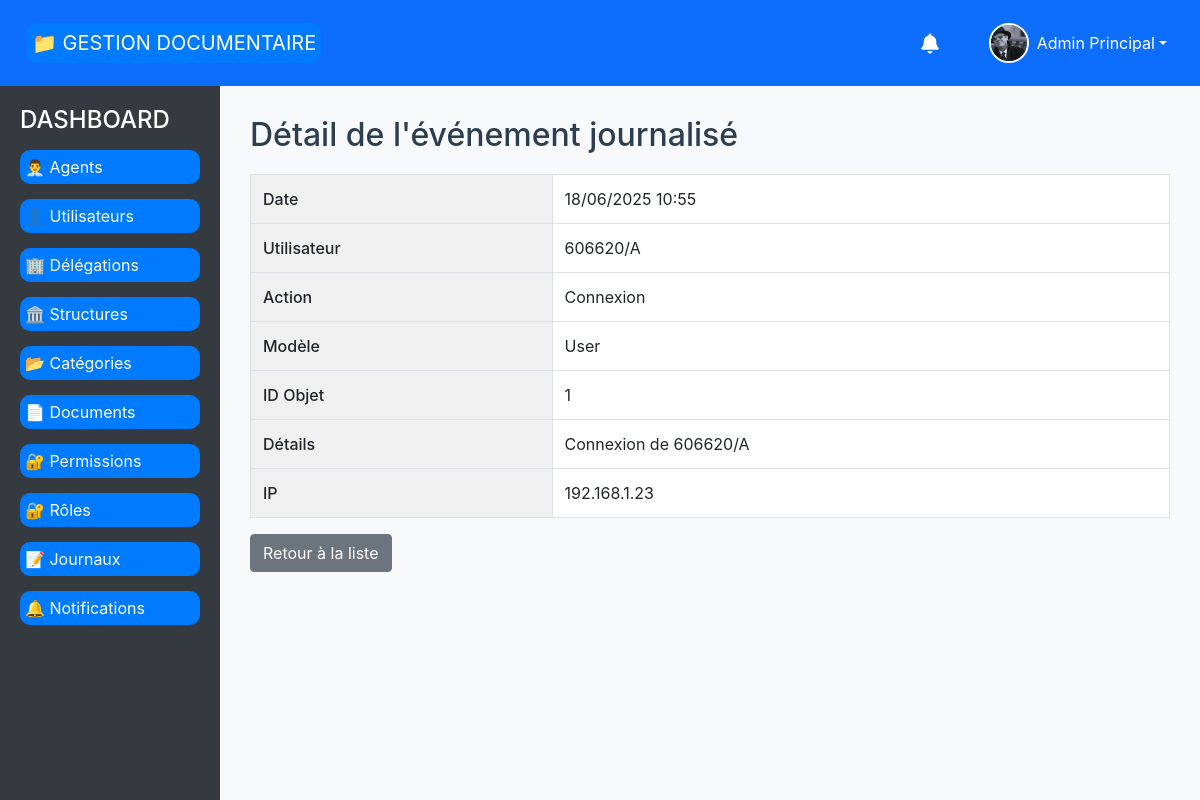
The app's page /journaux/415/ (signed in) with its own data.
### document_management/models.py (models this page shows, shortened)
class BaseTimeStampModel(models.Model):
    date_creation = models.DateTimeField(_("Date de création"), auto_now_add=True)
    date_modification = models.DateTimeField(_("Date de modification"), auto_now=True)
    class Meta:
        abstract = True

class Agent(BaseTimeStampModel):
    MATRICULE_REGEX = r'^\d{6}/[A-Z]$'
    NOM_PRENOM_REGEX = r'^[a-zA-ZÀ-ÿ\s\-\']+$'
    PHONE_REGEX = r'^(\+\d{1,3})?\d{9,15}$'
    matricule = models.CharField(
        _("Matricule"),
        max_length=8,
        unique=True,
        validators=[
            RegexValidator(
                regex=MATRICULE_REGEX,
                message=_("Le matricule doit être au format 123456/X")
            )
        ]
    )
    photo = models.ImageField(
        _("Photo"),
        upload_to='agents/photos/',
        null=True,
        blank=True,
        help_text=_("Photo de profil de l'agent")
    )
    prenom = models.CharField(
        _("Prénom"),
        max_length=50,
        validators=[
            RegexValidator(
                regex=NOM_PRENOM_REGEX,
                message=_("Le prénom ne doit contenir que des lettres, espaces et tirets")
            )
        ]
    )
    nom = models.CharField(
        _("Nom"),
        max_length=50,
        validators=[
            RegexValidator(
                regex=NOM_PRENOM_REGEX,
                message=_("Le nom ne doit contenir que des lettres, espaces et tirets")
            )
        ]
    )
    date_naissance = models.DateField(_("Date de naissance"))
    lieu_naissance = models.CharField(_("Lieu de naissance"), max_length=255)
    adresse = models.CharField(_("Adresse"), max_length=255)
    email = models.EmailField(_("Email"), unique=True)
    telephone = models.CharField(
        _("Téléphone"),
        max_length=20,
        unique=True,
        validators=[
            RegexValidator(
                regex=PHONE_REGEX,
                message=_("Numéro de téléphone invalide. Format: +221xxxxxxxxx")
            )
        ]
    )
    user = models.OneToOneField(
        settings.AUTH_USER_MODEL,
        on_delete=models.CASCADE,
        related_name="agent_profile",
        verbose_name=_("Utilisateur")
    )
    structure = models.ForeignKey(
        Structure,
        on_delete=models.PROTECT,
        related_name="agents",
        verbose_name=_("Structure")
    )
    role = models.ForeignKey(
        Role,
        on_delete=models.PROTECT,
        related_name="agents",
        verbose_name=_("Rôle")
    )
    is_active = models.BooleanField(_("Actif"), default=True)
    class Meta:
        verbose_name = _("Agent")
        verbose_name_plural = _("Agents")
        ordering = ['nom', 'prenom']
    def get_full_name(self):
        return f"{self.prenom} {self.nom}"

class Journal(models.Model):
    ACTION_CHOICES = [
        ('CREATE', _('Création')),
        ('READ', _('Lecture')),
        ('UPDATE', _('Modification')),
        ('DELETE', _('Suppression')),
        ('LOGIN', _('Connexion')),
        ('LOGOUT', _('Déconnexion')),
        ('OTHER', _('Autre')),
    ]
    user = models.ForeignKey(
        settings.AUTH_USER_MODEL,
        on_delete=models.PROTECT,
        related_name="journal_entries",
        verbose_name=_("Utilisateur")
    )
    action = models.CharField(_("Action"), max_length=10, choices=ACTION_CHOICES)
    model_name = models.CharField(_("Modèle"), max_length=50, blank=True)
    object_id = models.CharField(_("ID Objet"), max_length=50, blank=True)
    details = models.TextField(_("Détails"), blank=True)
    ip_address = models.GenericIPAddressField(_("Adresse IP"), blank=True, null=True)
    timestamp = models.DateTimeField(_("Horodatage"), auto_now_add=True)
    class Meta:
        verbose_name = _("Journal")
        verbose_name_plural = _("Journaux")
        ordering = ['-timestamp']

### document_management/views.py (the view)
# urls.py: path('journaux/<int:journal_id>/', detail_journal, name='detail_journal'),
@login_required
def detail_journal(request, journal_id):
    journal = get_object_or_404(Journal, id=journal_id)
    return render(request, 'journaux/detail.html', {'journal': journal})

### document_management/templates/journaux/detail.html (shortened to what this page needs)
{% extends 'base.html' %}
{% block content %}
<h2>Détail de l'événement journalisé</h2>
<table class="table table-bordered">
    <tr><th>Date</th><td>{{ journal.timestamp|date:'d/m/Y H:i' }}</td></tr>
    <tr><th>Utilisateur</th><td>{{ journal.user }}</td></tr>
    <tr><th>Action</th><td>{{ journal.get_action_display }}</td></tr>
    <tr><th>Modèle</th><td>{{ journal.model_name }}</td></tr>
    <tr><th>ID Objet</th><td>{{ journal.object_id }}</td></tr>
    <tr><th>Détails</th><td>{{ journal.details }}</td></tr>
    <tr><th>IP</th><td>{{ journal.ip_address }}</td></tr>
</table>
<a href="{% url 'liste_journaux' %}" class="btn btn-secondary">Retour à la liste</a>
{% endblock %}

### document_management/templates/base.html (shortened to what this page needs)
<!DOCTYPE html>
<html lang="fr">
<head>
    <link rel="stylesheet" href="https://cdn.jsdelivr.net/npm/bootstrap@5.3.0/dist/css/bootstrap.min.css">
    <link rel="stylesheet" href="https://cdnjs.cloudflare.com/ajax/libs/font-awesome/6.0.0/css/all.min.css">
    {% load static %}
    <link rel="stylesheet" href="{% static 'css/style.css' %}">
</head>
<body>
    <nav class="navbar navbar-expand-lg navbar-custom">
        <div class="container-fluid">
            <a class="navbar-brand" href="{% url 'home' %}">📁 GESTION DOCUMENTAIRE</a>
            <div class="d-flex align-items-center ms-auto">
                {% if request.user.is_authenticated %}
                    <div class="dropdown me-3">
                        <button class="btn btn-link text-white text-decoration-none position-relative" type="button" id="notificationsDropdown" data-bs-toggle="dropdown" aria-expanded="false">
                            <i class="fas fa-bell fa-lg"></i>
                        </button>
                    </div>
                    <div class="dropdown">
                        <button class="btn btn-link text-white text-decoration-none dropdown-toggle d-flex align-items-center" type="button" id="userDropdown" data-bs-toggle="dropdown" aria-expanded="false">
                            {% if request.user.agent_profile.photo %}
                                <img src="{{ request.user.agent_profile.photo.url }}" alt="Photo de profil" class="user-avatar me-2">
                            {% else %}
                                <div class="user-avatar me-2 bg-light d-flex align-items-center justify-content-center">
                                    <i class="fas fa-user text-muted"></i>
                                </div>
                            {% endif %}
                            <span class="d-none d-md-inline">
                                {% if request.user.agent_profile %}
                                    {{ request.user.agent_profile.prenom }} {{ request.user.agent_profile.nom }}
                                {% else %}
                                    {{ request.user.email }}
                                {% endif %}
                            </span>
                        </button>
                    </div>
                {% else %}
                    <a href="{% url 'login' %}" class="btn btn-outline-light btn-sm">Connexion</a>
                {% endif %}
            </div>
        </div>
    </nav>
    <div class="main-container">
        {% if request.user.is_authenticated %}
        <div class="sidebar">
            <h4>DASHBOARD</h4>
            {% if can_read_agents %}
            <a href="{% url 'liste_agents' %}" {% if request.resolver_match.url_name == 'liste_agents' %} class="active"{% endif %}>👨‍💼 Agents</a>
            {% endif %}
            {% if can_read_users %}
            <a href="{% url 'liste_users' %}" {% if request.resolver_match.url_name == 'liste_users' %} class="active"{% endif %}>👤 Utilisateurs</a>
            {% endif %}
            {% if can_read_delegations %}
            <a href="{% url 'liste_delegations' %}" {% if request.resolver_match.url_name == 'liste_delegations' %} class="active"{% endif %}>🏢 Délégations</a>
            {% endif %}
            {% if can_read_structures %}
            <a href="{% url 'liste_structures' %}" {% if request.resolver_match.url_name == 'liste_structures' %} class="active"{% endif %}>🏛️ Structures</a>
            {% endif %}
            {% if can_read_categories %}
            <a href="{% url 'liste_CategorieDocuments' %}" {% if request.resolver_match.url_name == 'liste_CategorieDocuments' %} class="active"{% endif %}>📂 Catégories</a>
            {% endif %}
            {% if can_read_documents %}
            <a href="{% url 'liste_documents' %}" {% if request.resolver_match.url_name == 'liste_documents' %} class="active"{% endif %}>📄 Documents</a>
            {% endif %}
            {% if can_read_permissions %}
            <a href="{% url 'liste_permissions' %}" {% if request.resolver_match.url_name == 'liste_permissions' %} class="active"{% endif %}>🔐 Permissions</a>
            {% endif %}
            {% if can_read_roles %}
            <a href="{% url 'liste_roles' %}" {% if request.resolver_match.url_name == 'liste_roles' %} class="active"{% endif %}>🔐 Rôles</a>
            {% endif %}
            {% if role_name == 'ADMIN' or role_name == 'GESTIONNAIRE' %}
            <a href="{% url 'liste_journaux' %}" {% if request.resolver_match.url_name == 'liste_journaux' %} class="active"{% endif %}>📝 Journaux</a>
            {% endif %}
            <a href="{% url 'liste_notifications' %}" {% if request.resolver_match.url_name == 'liste_notifications' %} class="active"{% endif %}>🔔 Notifications</a>
        </div>
        {% endif %}
        <div class="content">
            {% block content %}
            {% endblock %}
        </div>
    </div>
</body>
</html>

### document_management/static/css/style.css (style rules this page uses)
nav { background-color: #007bff; padding: 10px; text-align: center; }
nav a { color: white; text-decoration: none; margin: 15px; font-size: 18px; }
body { font-family: 'Segoe UI', Arial, sans-serif; background: #f7f7f7; margin: 0; padding: 0; }
h1, h2 { color: #2c3e50; margin-bottom: 20px; }
table { width: 100%; border-collapse: collapse; margin-bottom: 25px; background: #fafafa; }
table th, table td { border: 1px solid #e1e1e1; padding: 10px 8px; text-align: left; }
table th { background: #18bc9c; color: #fff; }
table tr:nth-child(even) { background: #f2f2f2; }
button, a.button { background: #18bc9c; color: #fff; border: none; padding: 8px 18px; border-radius: 4px; font-size: 1em; cursor: pointer; margin-right: 8px; text-decoration: none; transition: background 0.2s; display: inline-block; }
table { width: 100%; border-collapse: collapse; margin: 20px 0; }
table, th, td { border: 1px solid #ddd; }
th, td { padding: 12px; text-align: left; }
th { background-color: #f2f2f2; color: #333; }
tr:nth-child(even) { background-color: #f9f9f9; }
a { text-decoration: none; border-radius: 10px; padding: 5px; background-color: #007bff; color: white; }
:root { --primary-color: #007bff; --secondary-color: #6c757d; --success-color: #28a745; --danger-color: #dc3545; --light-color: #f8f9fa; --dark-color: #343a40; --border-color: #dee2e6; --border-radius: 0.25rem; --box-shadow: 0 0.125rem 0.25rem rgba(0, 0, 0, 0.075); --transition: all 0.2s ease-in-out; }
body { font-family: -apple-system, BlinkMacSystemFont, "Segoe UI", Roboto, "Helvetica Neue", Arial, sans-serif; line-height: 1.5; color: #212529; }
.table { width: 100%; border-collapse: collapse; margin-top: 0.5rem; }
.table th, .table td { padding: 0.75rem; border: 1px solid var(--border-color); }
.table th { background-color: #f0f0f0; font-weight: 500; text-align: left; }
.table tr:nth-child(even) { background-color: rgba(0, 0, 0, 0.02); }
.btn { display: inline-block; font-weight: 400; text-align: center; white-space: nowrap; vertical-align: middle; user-select: none; border: 1px solid transparent; padding: 0.375rem 0.75rem; font-size: 1rem; line-height: 1.5; border-radius: var(--border-radius); transition: var(--transition); cursor: pointer; text-decoration: none; }
.btn-secondary { color: #fff; background-color: var(--secondary-color); border-color: var(--secondary-color); }

### document_management/templates/base.html (style rules this page uses)
body { display: flex; flex-direction: column; min-height: 100vh; }
.navbar-custom { background-color: #0d6efd; color: white; }
.navbar-custom .navbar-brand, .navbar-custom .nav-link { color: white; }
.main-container { display: flex; flex: 1; }
.sidebar { width: 220px; background-color: #343a40; color: white; padding: 20px; }
.sidebar a { color: white; text-decoration: none; display: block; margin: 15px 0; }
.content { flex: 1; padding: 30px; background-color: #f8f9fa; }
.user-avatar { width: 40px; height: 40px; border-radius: 50%; object-fit: cover; border: 2px solid white; }

### records on screen
Journal: timestamp "18/06/2025 10:55", user "606620/A", action "Connexion", model_name "User", object_id "1", details "Connexion de 606620/A", ip_address "192.168.1.23"

### other values on screen
{{ request.user.agent_profile.prenom }} "Admin"
{{ request.user.agent_profile.nom }} "Principal"
